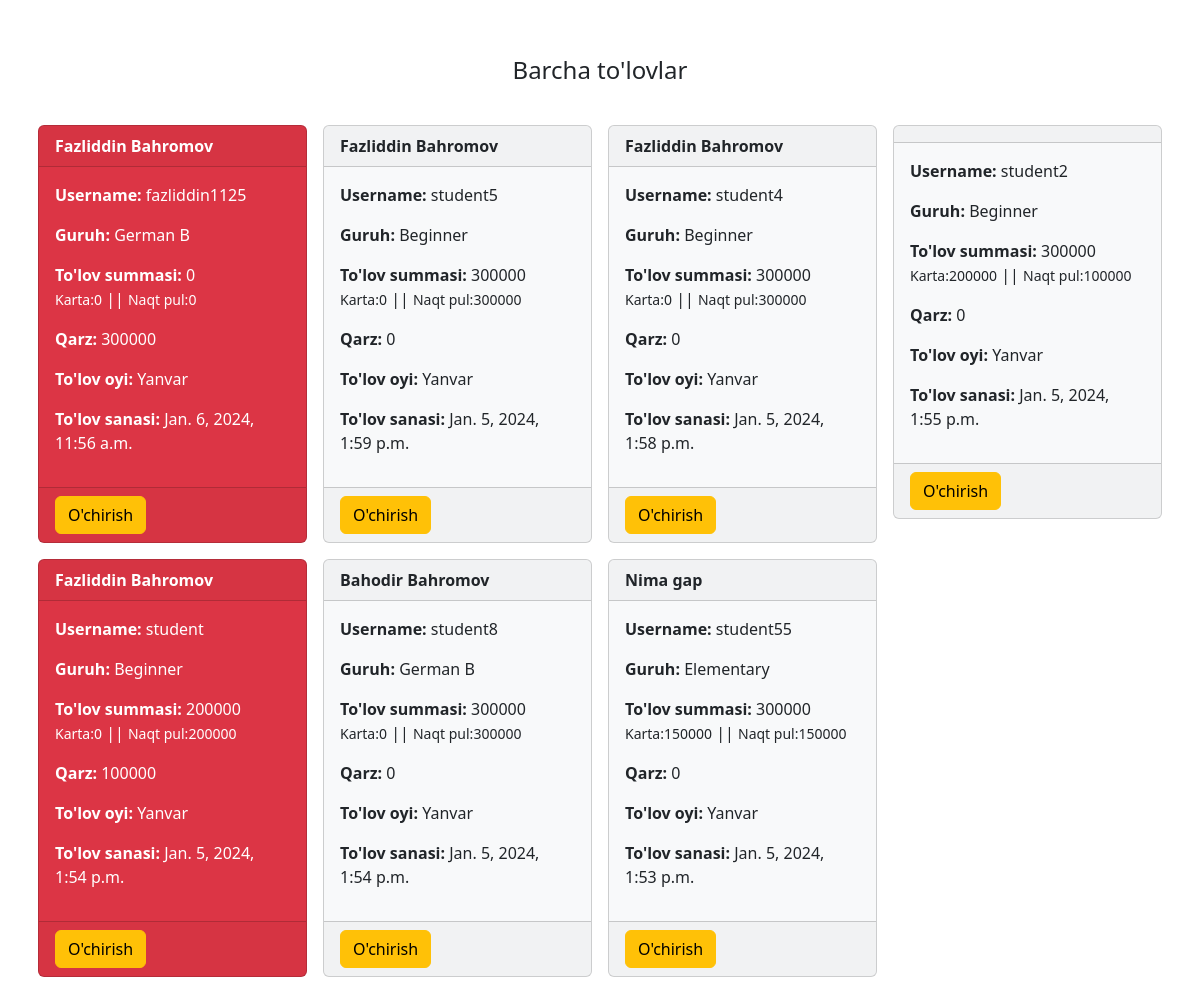
/payments/, run on an earlier commit of the app's database.
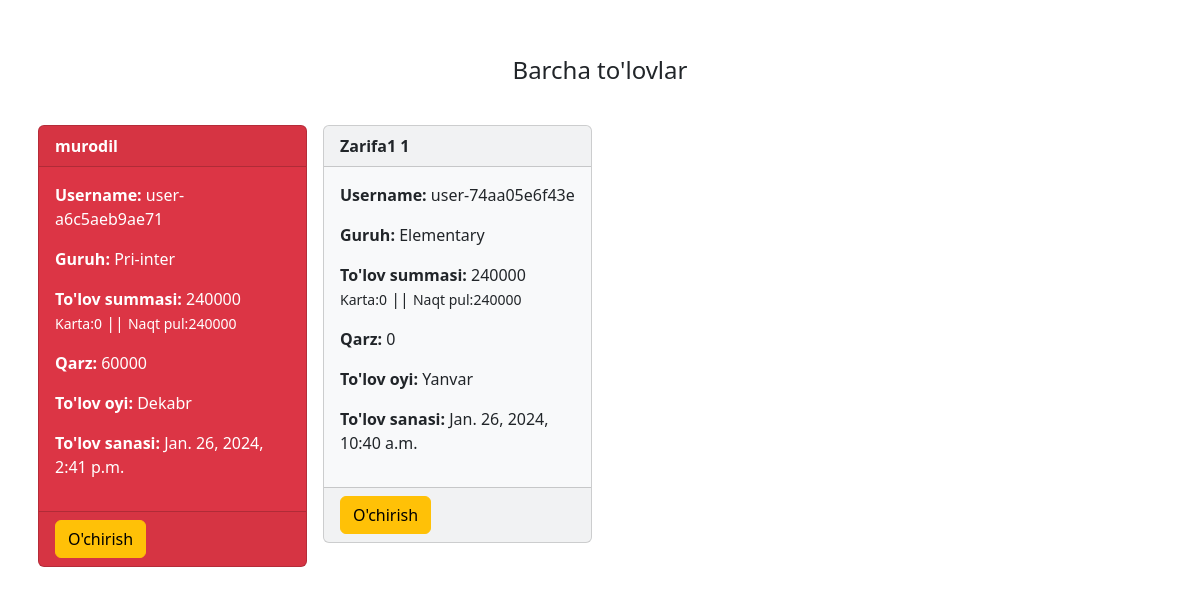
And on a later commit of the database.
### main/models.py (models this page shows, shortened)
class Payment(models.Model):
    MONTHS_CHOICES = (
        ("Yanvar", 'yanvar'),
        ("Fevral", 'fevral'),
        ("Mart", 'mart'),
        ("Aprel", 'aprel'),
        ("May", 'may'),
        ("Iyun", 'iyun'),
        ("Iyul", 'iyul'),
        ("Avgust", 'avgust'),
        ("Sentabr", 'sentabr'),
        ("Oktabr", 'oktabr'),
        ("Noyabr", 'noyabr'),
        ("Dekabr", 'dekabr'),
    )
    yil = timezone.now().year
    print(yil)
    count = models.IntegerField(default=0)
    card = models.IntegerField(default=0)
    cash = models.IntegerField(default=0)
    student = models.ForeignKey(CustomUser, on_delete=models.CASCADE)
    month = models.CharField(max_length=20, choices=MONTHS_CHOICES)
    year = models.IntegerField(default=yil)
    pay_date = models.DateTimeField(auto_now_add=True)
    date = models.DateField()
    group = models.ForeignKey(Group, on_delete=models.CASCADE)
    success = models.BooleanField(default=False)
    dept = models.BooleanField(default=True)
    dept_count = models.IntegerField(null=True, blank=True)
    class Meta:
        unique_together = ['student', 'year', 'month', 'group']

class Group(models.Model):
    name = models.CharField(max_length=50)
    pay = models.IntegerField()
    teacher = models.ForeignKey(CustomUser, on_delete=models.SET_NULL, null=True)
    day = models.ForeignKey(Days, on_delete=models.PROTECT)
    hour = models.IntegerField(default=8)
    minut = models.IntegerField(default=0)
    course = models.ForeignKey(Course, on_delete=models.PROTECT)
    type = models.BooleanField(default=True)
    percentage = models.IntegerField(default=50)
    def __str__(self):
        return self.name

### users/models.py (models this page shows, shortened)
class CustomUser(AbstractUser):
    USER_ROLE_CHOICES = (
        ('student', "Student"),
        ('teacher', "Teacher"),
        ('admin', "Admin"),
        ('super', 'Super'),
    )
    USER_TYPE_CHOICES = (
        ("pause", 'Pause'),
        ('active', "Active"),
        ('stater', 'Stater'),
        ('deleted', 'Deleted'),
        ('test', 'Test'),
    )
    user_role = models.CharField(max_length=10, choices=USER_ROLE_CHOICES)
    user_type = models.CharField(max_length=10, choices=USER_TYPE_CHOICES)
    birthday = models.DateField(null=True, blank=True)
    dept = models.BooleanField(blank=False, null=True, default=False)
    dept_count = models.IntegerField(default=0, blank=True, null=True)
    is_pay = models.BooleanField(default=False)
    salary = models.FloatField(null=True, blank=True)
    arrival_day = models.DateField(auto_now_add=True)
    started_day = models.DateField(null=True, blank=True)
    phone_number = models.CharField(max_length=15, null=True, blank=True)
    phone_number2 = models.CharField(max_length=15, blank=True, null=True)
    visit_by = models.ForeignKey(Target, on_delete=models.SET(1), blank=True, null=True)
    study = models.CharField(max_length=150, default=" Nomalum ", null=True, blank=True)

### main/views.py (the view)
# urls.py: path('payments/', AllPayments.as_view(), name='payments'),
class AllPayments(View):
    def get(self, request):
        payments = Payment.objects.all().order_by('-pay_date')
        context = {
            'payments': payments
        }
        return render(request, 'payments.html', context)

### templates/payments.html (shortened to what this page needs)
{% extends 'base.html' %}
{%  block content %}
<div class="row mt-4" >
    <div class="col-12 p-3 my-2 text-center"><h4>Barcha to'lovlar</h4></div>
    {% for payment in payments %}
    {% if payment.success == True %}
    <div class="col-md-3 p-2 ">
       <a class="text-dark" style="text-decoration: none" href="{% url 'payment_edit' payment.id %}" >
        <div class="card bg-light ">
            <div class="card-header"><b>{{ payment.student.first_name }} {{ payment.student.last_name }}</b></div>
            <div class="card-body">
                <p><b>Username:</b> {{ payment.student.username }} <br>
                <p><b>Guruh:</b> {{ payment.group }} <br>
                <p><b>To'lov summasi:</b> {{ payment.count }} <br>
                    <small>Karta:{{ payment.card }}</small> ||
                    <small>Naqt pul:{{ payment.cash }}</small></p>
                <p><b>Qarz: </b>{{ payment.dept_count }}</p>
                <p><b>To'lov oyi: </b>{{ payment.month }}</p>
                <p><b>To'lov sanasi: </b>{{ payment.pay_date }}</p>
            </div>
            <div class="card-footer" >
               <a  style="text-decoration: none" href="{% url 'delete_payment' payment.id %}" ><button class="btn btn-warning" >O'chirish</button></a>
            </div>
        </div>
       </a>
    </div>
    {% endif %}
    {% if payment.dept == True %}
    <div class="col-md-3 p-2 ">
       <a class="text-white" style="text-decoration: none" href="{% url 'payment_edit' payment.id %}" >
        <div class="card bg-danger text-white">
            <div class="card-header"><b>{{ payment.student.first_name }} {{ payment.student.last_name }}</b></div>
            <div class="card-body">
                <p><b>Username:</b> {{ payment.student.username }} <br>
                <p><b>Guruh:</b> {{ payment.group }} <br>
                <p><b>To'lov summasi:</b> {{ payment.count }} <br>
                    <small>Karta:{{ payment.card }}</small> ||
                    <small>Naqt pul:{{ payment.cash }}</small></p>
                <p><b>Qarz: </b>{{ payment.dept_count }}</p>
                <p><b>To'lov oyi: </b>{{ payment.month }}</p>
                <p><b>To'lov sanasi: </b>{{ payment.pay_date }}</p>
            </div>
            <div class="card-footer" >
               <a style="text-decoration: none" href="{% url 'delete_payment' payment.id %}" ><button class="btn btn-warning" >O'chirish</button></a>
            </div>
        </div>
       </a>
    </div>
    {% endif %}
    {% endfor %}
</div>
{%  endblock content %}

What changed in the data, as far as the page shows it:
removed Payment: student.first_name "Fazliddin", student.last_name "Bahromov", student.username "fazliddin1125", group "German B", count "0", card "0", cash "0", dept_count "300000", month "Yanvar", pay_date "Jan. 6, 2024, 11:56 a.m."
removed Payment: student.first_name "Fazliddin", student.last_name "Bahromov", student.username "student5", group "Beginner", count "300000", card "0", cash "300000", dept_count "0", month "Yanvar", pay_date "Jan. 5, 2024, 1:59 p.m."
removed Payment: student.first_name "Fazliddin", student.last_name "Bahromov", student.username "student4", group "Beginner", count "300000", card "0", cash "300000", dept_count "0", month "Yanvar", pay_date "Jan. 5, 2024, 1:58 p.m."
removed Payment: student.username "student2", group "Beginner", count "300000", card "200000", cash "100000", dept_count "0", month "Yanvar", pay_date "Jan. 5, 2024, 1:55 p.m."
removed Payment: student.first_name "Fazliddin", student.last_name "Bahromov", student.username "student", group "Beginner", count "200000", card "0", cash "200000", dept_count "100000", month "Yanvar", pay_date "Jan. 5, 2024, 1:54 p.m."
removed Payment: student.first_name "Bahodir", student.last_name "Bahromov", student.username "student8", group "German B", count "300000", card "0", cash "300000", dept_count "0", month "Yanvar", pay_date "Jan. 5, 2024, 1:54 p.m."
removed Payment: student.first_name "Nima", student.last_name "gap", student.username "student55", group "Elementary", count "300000", card "150000", cash "150000", dept_count "0", month "Yanvar", pay_date "Jan. 5, 2024, 1:53 p.m."
added Payment: student.first_name "murodil", student.username "user-a6c5aeb9ae71", group "Pri-inter", count "240000", card "0", cash "240000", dept_count "60000", month "Dekabr", pay_date "Jan. 26, 2024, 2:41 p.m."
added Payment: student.first_name "Zarifa1", student.last_name "1", student.username "user-74aa05e6f43e", group "Elementary", count "240000", card "0", cash "240000", dept_count "0", month "Yanvar", pay_date "Jan. 26, 2024, 10:40 a.m."
